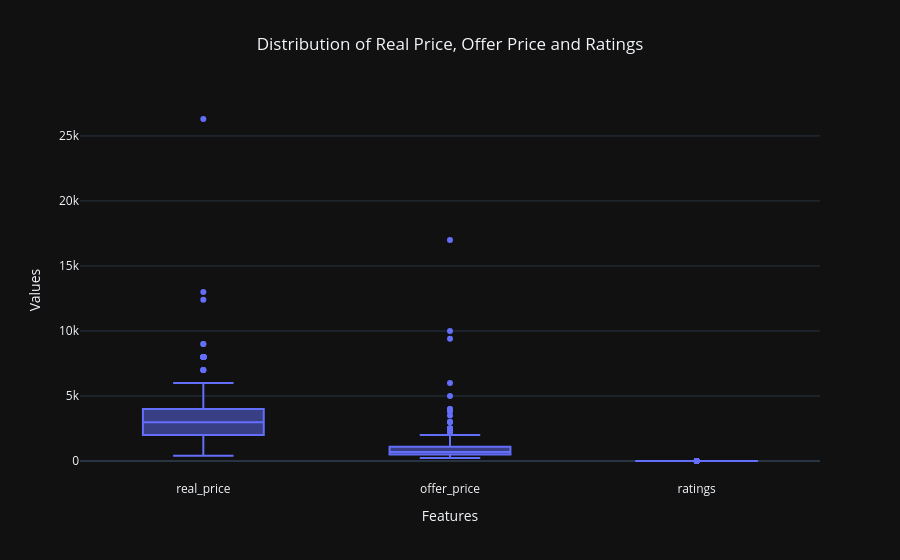

The code cell stored with this chart in its notebook:
### Code cell
fig = px.box(
    df3[['real_price','offer_price','ratings']],
    title='Distribution of Real Price, Offer Price and Ratings'
)

fig.update_layout(
    template='plotly_dark',
    title_x=0.5,
    xaxis_title="Features",
    yaxis_title="Values"
)

fig.show()

### Figure 1 — Plotly figure (JSON) as saved in the notebook; plotly's stock layout.template omitted (floating-point values rounded to 4 significant figures; data arrays with more than 128 entries replaced by an {"elided": "..."} marker saying what was removed)
{"data": [{"alignmentgroup": "True", "hovertemplate": "variable=%{x}<br>value=%{y}<extra></extra>", "legendgroup": "", "marker": {"color": "#636efa"}, "name": "", "notched": false, "offsetgroup": "", "orientation": "v", "showlegend": false, "type": "box", "x": {"elided": "2829 str values"}, "x0": " ", "xaxis": "x", "y": {"elided": "2829 float values"}, "y0": " ", "yaxis": "y"}], "layout": {"autosize": true, "boxmode": "group", "legend": {"tracegroupgap": 0}, "title": {"text": "Distribution of Real Price, Offer Price and Ratings", "x": 0.5}, "xaxis": {"anchor": "y", "autorange": true, "domain": [0, 1], "range": [-0.5, 2.5], "title": {"text": "Features"}, "type": "category"}, "yaxis": {"anchor": "x", "autorange": true, "domain": [0, 1], "range": [-1459, 27761], "title": {"text": "Values"}, "type": "linear"}}}
